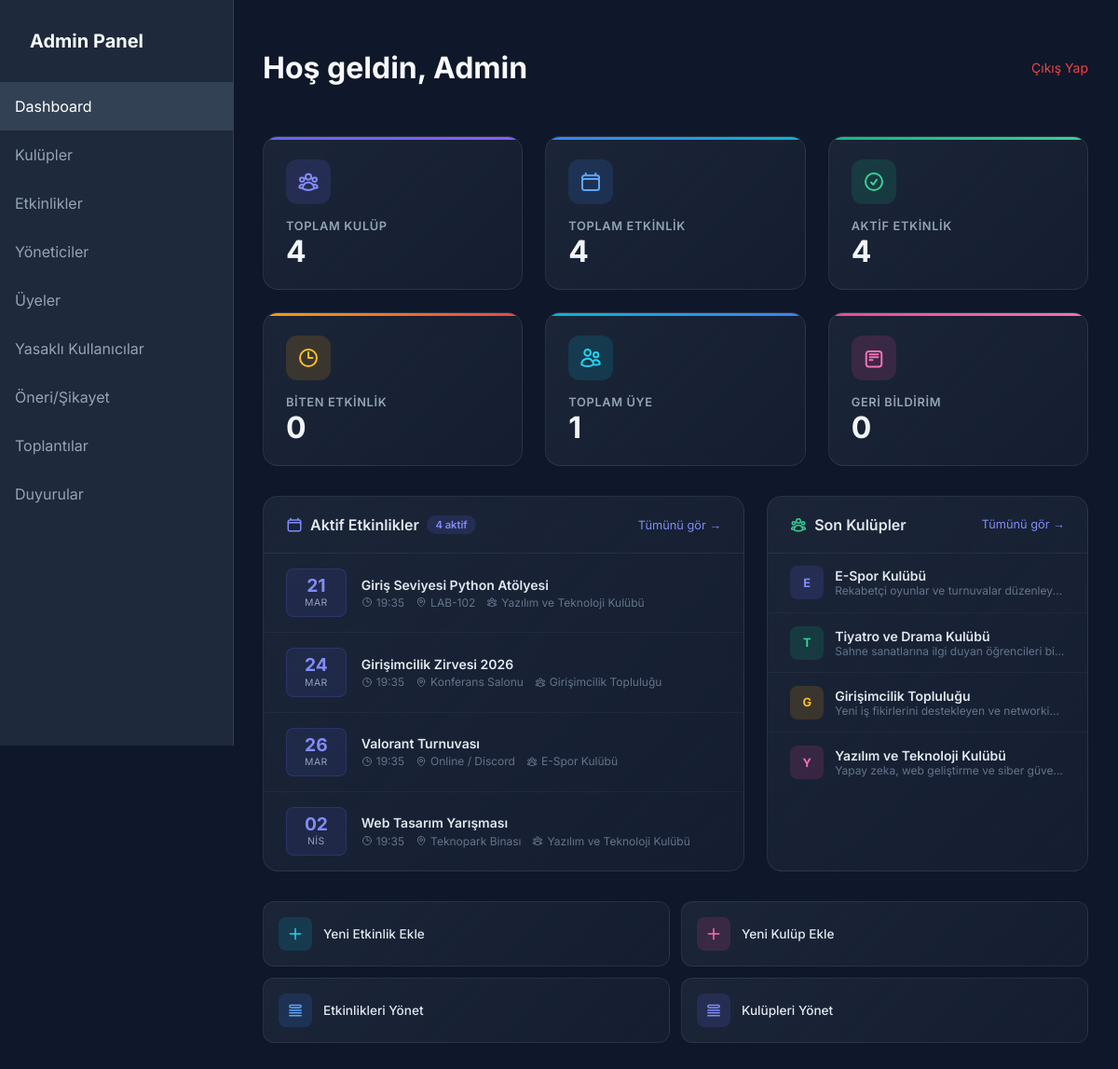
Page /admin/index.php (signed in) on the committed database.
### tables this page shows
CREATE TABLE IF NOT EXISTS etkinlikler (
    id INT AUTO_INCREMENT PRIMARY KEY,
    kulup_id INT,
    baslik VARCHAR(200) NOT NULL,
    aciklama TEXT,
    tarih DATETIME NOT NULL,
    konum VARCHAR(200),
    kisi_siniri INT DEFAULT NULL,
    FOREIGN KEY (kulup_id) REFERENCES kulupler(id) ON DELETE SET NULL
);

CREATE TABLE IF NOT EXISTS kulupler (
    id INT AUTO_INCREMENT PRIMARY KEY,
    ad VARCHAR(100) NOT NULL,
    aciklama TEXT
);

### admin/index.php (the view, shortened to what this page needs)
<?php
require_once 'header.php';
$kulup_sayisi = $db->query("SELECT COUNT(*) FROM kulupler")->fetchColumn();
$etkinlik_sayisi = $db->query("SELECT COUNT(*) FROM etkinlikler")->fetchColumn();
$aktif_etkinlik = $db->query("SELECT COUNT(*) FROM etkinlikler WHERE tarih >= NOW()")->fetchColumn();
$biten_etkinlik = $db->query("SELECT COUNT(*) FROM etkinlikler WHERE tarih < NOW()")->fetchColumn();
$toplam_uye = $db->query("SELECT COUNT(*) FROM kullanicilar")->fetchColumn();
$toplam_geribildirim = $db->query("SELECT COUNT(*) FROM oneri_sikayet")->fetchColumn();
$yaklasen = $db->query("SELECT e.*, k.ad as kulup_adi FROM etkinlikler e LEFT JOIN kulupler k ON e.kulup_id = k.id WHERE e.tarih >= NOW() ORDER BY e.tarih ASC LIMIT 5")->fetchAll();
$son_kulupler = $db->query("SELECT * FROM kulupler ORDER BY id DESC LIMIT 5")->fetchAll();
?>
<div class="dashboard-stats">
    <div class="dash-card purple">
        <div class="card-icon">
        </div>
        <div class="card-label">Toplam Kulüp</div>
        <div class="card-value"><?php echo $kulup_sayisi; ?></div>
    </div>
    <div class="dash-card blue">
        <div class="card-icon">
        </div>
        <div class="card-label">Toplam Etkinlik</div>
        <div class="card-value"><?php echo $etkinlik_sayisi; ?></div>
    </div>
    <div class="dash-card green">
        <div class="card-icon">
            <svg xmlns="http://www.w3.org/2000/svg" fill="none" viewBox="0 0 24 24" stroke-width="2" stroke="currentColor">
                <path stroke-linecap="round" stroke-linejoin="round" d="M9 12.75 11.25 15 15 9.75M21 12a9 9 0 1 1-18 0 9 9 0 0 1 18 0Z" />
            </svg>
        </div>
        <div class="card-label">Aktif Etkinlik</div>
        <div class="card-value"><?php echo $aktif_etkinlik; ?></div>
    </div>
    <div class="dash-card orange">
        <div class="card-icon">
            <svg xmlns="http://www.w3.org/2000/svg" fill="none" viewBox="0 0 24 24" stroke-width="2" stroke="currentColor">
                <path stroke-linecap="round" stroke-linejoin="round" d="M12 6v6h4.5m4.5 0a9 9 0 1 1-18 0 9 9 0 0 1 18 0Z" />
            </svg>
        </div>
        <div class="card-label">Biten Etkinlik</div>
        <div class="card-value"><?php echo $biten_etkinlik; ?></div>
    </div>
    <div class="dash-card cyan">
        <div class="card-icon">
        </div>
        <div class="card-label">Toplam Üye</div>
        <div class="card-value"><?php echo $toplam_uye; ?></div>
    </div>
    <div class="dash-card pink">
        <div class="card-icon">
            <svg xmlns="http://www.w3.org/2000/svg" fill="none" viewBox="0 0 24 24" stroke-width="2" stroke="currentColor">
                <path stroke-linecap="round" stroke-linejoin="round" d="M7.5 8.25h9m-9 3h9m-9 3h3m-6.75 4.125a3 3 0 0 0 3 3h10.5a3 3 0 0 0 3-3v-10.5a3 3 0 0 0-3-3h-10.5a3 3 0 0 0-3 3v10.5Z" />
            </svg>
        </div>
        <div class="card-label">Geri Bildirim</div>
        <div class="card-value"><?php echo $toplam_geribildirim; ?></div>
    </div>
</div>
<div class="dashboard-content">
    <div class="panel">
        <div class="panel-header">
            <h2>
                Aktif Etkinlikler
                <?php if ($aktif_etkinlik > 0): ?>
                    <span class="panel-badge"><?php echo $aktif_etkinlik; ?> aktif</span>
                <?php endif; ?>
            </h2>
            <a href="etkinlik/etkinlikler.php">Tümünü gör →</a>
        </div>
        <?php if (!empty($yaklasen)): ?>
            <ul class="event-list">
                <?php
                $aylar = ['Oca','Şub','Mar','Nis','May','Haz','Tem','Ağu','Eyl','Eki','Kas','Ara'];
                foreach ($yaklasen as $e):
                    $ts = strtotime($e['tarih']);
                    $gun = date('d', $ts);
                    $ay = $aylar[(int)date('n', $ts) - 1];
                    $saat = date('H:i', $ts);
                ?>
                <li class="event-item">
                    <div class="event-date-box">
                        <div class="day"><?php echo $gun; ?></div>
                        <div class="month"><?php echo $ay; ?></div>
                    </div>
                    <div class="event-info">
                        <div class="event-title"><?php echo htmlspecialchars($e['baslik']); ?></div>
                        <div class="event-meta">
                            <span>
                                <svg xmlns="http://www.w3.org/2000/svg" fill="none" viewBox="0 0 24 24" stroke-width="2" stroke="currentColor" style="width:12px;height:12px;">
                                    <path stroke-linecap="round" stroke-linejoin="round" d="M12 6v6h4.5m4.5 0a9 9 0 1 1-18 0 9 9 0 0 1 18 0Z" />
                                </svg>
                                <?php echo $saat; ?>
                            </span>
                            <span>
                                <?php echo htmlspecialchars($e['konum']); ?>
                            </span>
                            <?php if (!empty($e['kulup_adi'])): ?>
                            <span>
                                <?php echo htmlspecialchars($e['kulup_adi']); ?>
                            </span>
                            <?php endif; ?>
                        </div>
                    </div>
                </li>
                <?php endforeach; ?>
            </ul>
        <?php endif; ?>
    </div>
    <div class="panel">
        <div class="panel-header">
            <h2>
                Son Kulüpler
            </h2>
            <a href="kulup/kulupler.php">Tümünü gör →</a>
        </div>
        <?php if (!empty($son_kulupler)): ?>
            <ul class="club-list">
                <?php
                $renkler = [
                    ['bg' => 'rgba(99, 102, 241, 0.15)', 'color' => '#818cf8'],
                    ['bg' => 'rgba(16, 185, 129, 0.15)', 'color' => '#34d399'],
                    ['bg' => 'rgba(245, 158, 11, 0.15)', 'color' => '#fbbf24'],
                    ['bg' => 'rgba(236, 72, 153, 0.15)', 'color' => '#f472b6'],
                    ['bg' => 'rgba(59, 130, 246, 0.15)', 'color' => '#60a5fa'],
                ];
                foreach ($son_kulupler as $i => $k):
                    $renk = $renkler[$i % count($renkler)];
                    $harf = mb_strtoupper(mb_substr($k['ad'], 0, 1));
                ?>
                <li class="club-item">
                    <div class="club-avatar" style="background: <?php echo $renk['bg']; ?>; color: <?php echo $renk['color']; ?>;">
                        <?php echo $harf; ?>
                    </div>
                    <div class="club-item-info">
                        <div class="club-name"><?php echo htmlspecialchars($k['ad']); ?></div>
                        <div class="club-desc"><?php echo htmlspecialchars(mb_strimwidth($k['aciklama'], 0, 60, "...")); ?></div>
                    </div>
                </li>
                <?php endforeach; ?>
            </ul>
        <?php endif; ?>
    </div>
</div>
<div class="quick-actions">
    <a href="etkinlik/etkinlik_ekle.php" class="quick-action">
        <div class="qa-icon qa-cyan">
            <svg xmlns="http://www.w3.org/2000/svg" fill="none" viewBox="0 0 24 24" stroke-width="2" stroke="currentColor">
                <path stroke-linecap="round" stroke-linejoin="round" d="M12 4.5v15m7.5-7.5h-15" />
            </svg>
        </div>
        Yeni Etkinlik Ekle
    </a>
    <a href="kulup/kulup_ekle.php" class="quick-action">
        <div class="qa-icon qa-pink">
            <svg xmlns="http://www.w3.org/2000/svg" fill="none" viewBox="0 0 24 24" stroke-width="2" stroke="currentColor">
                <path stroke-linecap="round" stroke-linejoin="round" d="M12 4.5v15m7.5-7.5h-15" />
            </svg>
        </div>
        Yeni Kulüp Ekle
    </a>
    <a href="etkinlik/etkinlikler.php" class="quick-action">
        <div class="qa-icon qa-blue">
            <svg xmlns="http://www.w3.org/2000/svg" fill="none" viewBox="0 0 24 24" stroke-width="2" stroke="currentColor">
                <path stroke-linecap="round" stroke-linejoin="round" d="M3.75 12h16.5m-16.5 3.75h16.5M3.75 19.5h16.5M5.625 4.5h12.75a1.875 1.875 0 0 1 0 3.75H5.625a1.875 1.875 0 0 1 0-3.75Z" />
            </svg>
        </div>
        Etkinlikleri Yönet
    </a>
    <a href="kulup/kulupler.php" class="quick-action">
        <div class="qa-icon qa-purple">
            <svg xmlns="http://www.w3.org/2000/svg" fill="none" viewBox="0 0 24 24" stroke-width="2" stroke="currentColor">
                <path stroke-linecap="round" stroke-linejoin="round" d="M3.75 12h16.5m-16.5 3.75h16.5M3.75 19.5h16.5M5.625 4.5h12.75a1.875 1.875 0 0 1 0 3.75H5.625a1.875 1.875 0 0 1 0-3.75Z" />
            </svg>
        </div>
        Kulüpleri Yönet
    </a>
</div>
<?php require_once 'footer.php'; ?>

### admin/admin-style.css (style rules this page uses)
:root { --primary: #6366f1; --primary-hover: #4f46e5; --bg-dark: #0f172a; --bg-card: #1e293b; --text-white: #f8fafc; --text-gray: #94a3b8; --danger: #ef4444; }
body { font-family: 'Inter', sans-serif; background-color: var(--bg-dark); color: var(--text-white); margin: 0; display: flex; justify-content: center; align-items: center; min-height: 100vh; }

### admin/header.php (style rules this page uses)
body { display: block; background: #0f172a; min-height: 100vh; margin: 0; font-family: 'Inter', sans-serif; }

### rows in the picture
etkinlikler: tarih "21", tarih "MAR", baslik "Giriş Seviyesi Python Atölyesi", tarih "19:35", konum "LAB-102", kulup.ad "Yazılım ve Teknoloji Kulübü"
etkinlikler: tarih "24", tarih "MAR", baslik "Girişimcilik Zirvesi 2026", tarih "19:35", konum "Konferans Salonu", kulup.ad "Girişimcilik Topluluğu"
etkinlikler: tarih "26", tarih "MAR", baslik "Valorant Turnuvası", tarih "19:35", konum "Online / Discord", kulup.ad "E-Spor Kulübü"
etkinlikler: tarih "02", tarih "NIS", baslik "Web Tasarım Yarışması", tarih "19:35", konum "Teknopark Binası", kulup.ad "Yazılım ve Teknoloji Kulübü"
kulupler: ad "E", ad "E-Spor Kulübü", aciklama "Rekabetçi oyunlar ve turnuvalar düzenley…"
kulupler: ad "T", ad "Tiyatro ve Drama Kulübü", aciklama "Sahne sanatlarına ilgi duyan öğrencileri bi…"
kulupler: ad "G", ad "Girişimcilik Topluluğu", aciklama "Yeni iş fikirlerini destekleyen ve networki…"
kulupler: ad "Y", ad "Yazılım ve Teknoloji Kulübü", aciklama "Yapay zeka, web geliştirme ve siber güve…"

### other values in the picture
$header_title "Hoş geldin, Admin"
$kulup_sayisi "4"
$etkinlik_sayisi "4"
$aktif_etkinlik "4"
$biten_etkinlik "0"
$toplam_uye "1"
$toplam_geribildirim "0"
